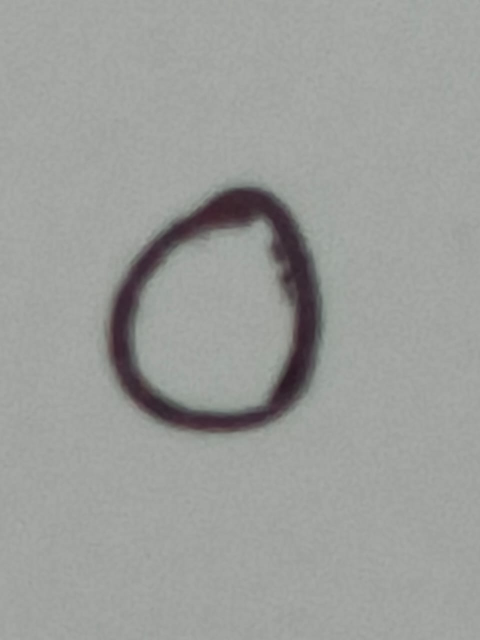
#> input picture 0.jpeg, 960 x 1280 px (shown at 1/2 size)
$ python preprocess_photo.py
#> lines starting #> are read from the running program, lines starting #| are printed output that depends on the picture
### NN.py
import numpy as np
import gzip

class DigitClassifier:
    def __init__(self):
        self.layer1 = np.zeros((784, 1))
        self.layer2 = np.zeros((128, 1))
        self.layer3 = np.zeros((64, 1))
        self.layer4 = np.zeros((10, 1))

        self.w1 = np.random.uniform(-np.sqrt(1/784), np.sqrt(1/784), (128, 784))
        self.w2 = np.random.uniform(-np.sqrt(1/128), np.sqrt(1/128), (64, 128))
        self.w3 = np.random.uniform(-np.sqrt(1/64),  np.sqrt(1/64),  (10, 64))

        self.b1 = np.zeros((128, 1))
        self.b2 = np.zeros((64, 1))
        self.b3 = np.zeros((10, 1))

    def softmax(self, z):
        exp_z = np.exp(z - np.max(z))
        return exp_z / np.sum(exp_z)

    def sigmoid(self, x):
        return 1 / (1 + np.exp(-x))

    def sigmoid_prime(self, z):
        s = self.sigmoid(z)
        return s * (1 - s)

    # [131 lines left out: functions classify, loss, deltas, derivatives, SGD, load_idx_images and 5 more, not called in this run]

# [15 lines that do not run on import are left out]

### preprocess_photo.py
import numpy as np
import matplotlib.pyplot as plt
from PIL import Image
from NN import DigitClassifier
import pickle

path = "7.jpeg"

def preprocess_photo(path):
    # 1. Load grayscale
#> called with path = '0.jpeg'
    img = Image.open(path).convert("L")
    img = np.array(img, dtype=np.float32)
#> img: shape (1280, 960) float32

    # 2. Invert (MNIST style)
    img = 255 - img
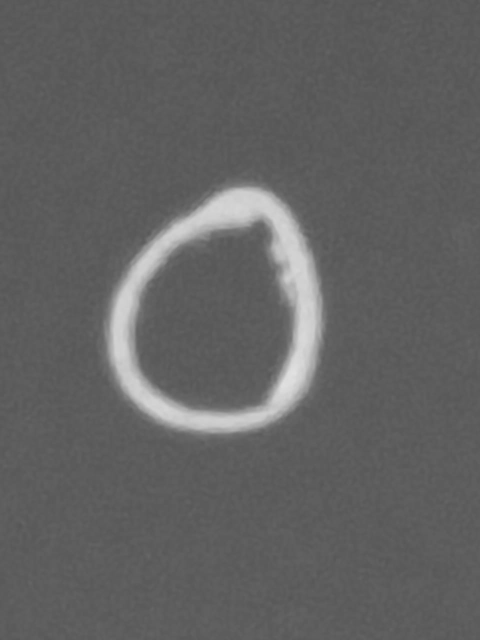
#> img: shape (1280, 960) float32 (shown at 1/2 size); min 83, max 225, mean 98.1
    img /= 255.0

    # 3. Remove background noise
    img[img < 0.4] = 0.0
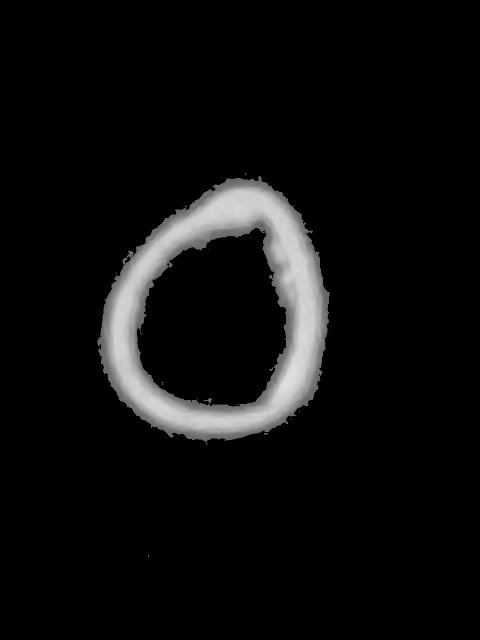
#> img: shape (1280, 960) float32 (shown at 1/2 size); min 0, max 0.882, mean 0.0548

    # 4. Crop bounding box
    coords = np.column_stack(np.where(img > 0))
#> coords = 104782 pairs, first value 346 to 1114, second value 195 to 658
    if coords.size == 0:
        raise ValueError("No digit found")

    y0, x0 = coords.min(axis=0)
#> y0 = 346; x0 = 195
    y1, x1 = coords.max(axis=0)
#> y1 = 1114; x1 = 658
    img = img[y0:y1+1, x0:x1+1]
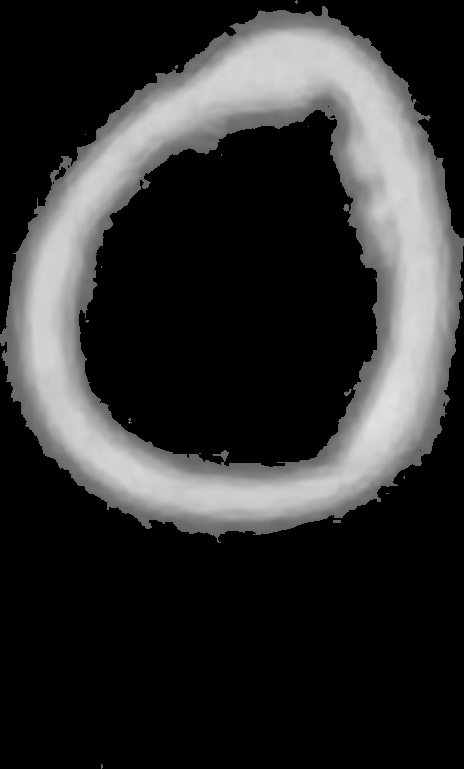
#> img: shape (769, 464) float32; min 0, max 0.882, mean 0.189

    # 5. Resize largest side to 20
    h, w = img.shape
#> h = 769; w = 464
    scale = 20.0 / max(h, w)
#> scale = 0.026
    new_h = int(h * scale)
#> new_h = 20
    new_w = int(w * scale)
#> new_w = 12

    img = Image.fromarray((img * 255).astype(np.uint8))
#> img: PIL image 464x769 L
    img = img.resize((new_w, new_h), Image.Resampling.LANCZOS)
    img = np.array(img, dtype=np.float32) / 255.0

    # 6. Pad to 28×28
    canvas = np.zeros((28, 28))
    y_offset = (28 - new_h) // 2
#> y_offset = 4
    x_offset = (28 - new_w) // 2
#> x_offset = 8
    canvas[y_offset:y_offset+new_h, x_offset:x_offset+new_w] = img
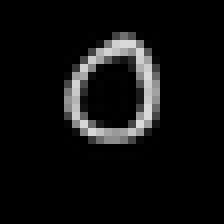
#> canvas: shape (28, 28) float64 (shown 8 times larger); min 0, max 0.855, mean 0.0601

    # 7. Center by center-of-mass
    total = np.sum(canvas)
#> total = 47.1
    if total > 0:
        ys, xs = np.indices(canvas.shape)
        cy = np.sum(ys * canvas) / total
#> cy = 10.73
        cx = np.sum(xs * canvas) / total
#> cx = 14.01
        canvas = np.roll(canvas, int(14 - cy), axis=0)
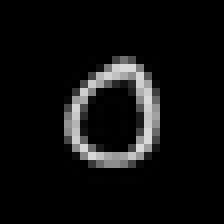
#> canvas: shape (28, 28) float64 (shown 8 times larger); min 0, max 0.855, mean 0.0601
        canvas = np.roll(canvas, int(14 - cx), axis=1)

    return canvas.reshape(784, 1), canvas


if __name__ == "__main__":
    for i in range(0,10):
        path = f"{i}.jpeg"
        x, vis = preprocess_photo(path)
#> x = 784 values, max 0.855 at index 521, min 0 at index 0, mean 0.0601
        x = x.reshape(28, 28)
        x = np.rot90(x, 2)
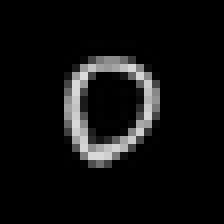
#> x: shape (28, 28) float64 (shown 8 times larger); min 0, max 0.855, mean 0.0601
        x = x.reshape(784, 1)
#> x = 784 values, max 0.855 at index 262, min 0 at index 0, mean 0.0601
        plt.imshow(vis, cmap="gray")
        plt.title("Network input")
        plt.axis("off")
        plt.show()

        net = DigitClassifier()
#> (the run stopped early here; a loop or call above may not have finished)

$ run again, with 3.jpeg copied over 0.jpeg
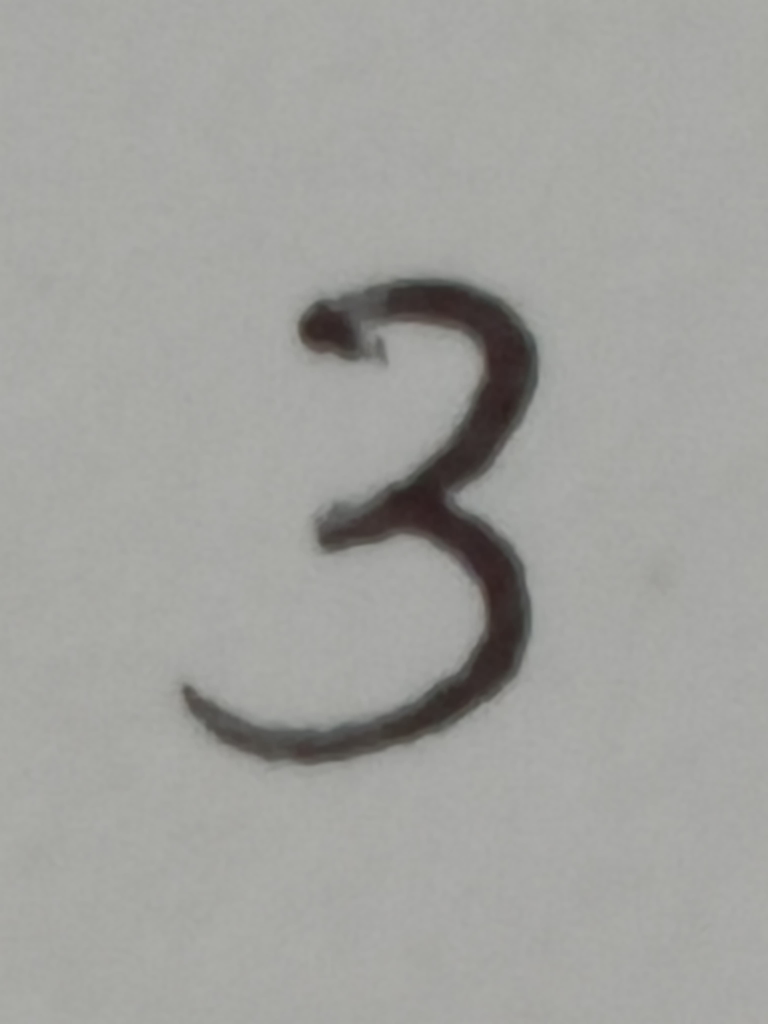
#> input picture 3.jpeg, 3072 x 4096 px (shown at 1/4 size)
#> in preprocess_photo, `img[img < 0.4] = 0.0`:
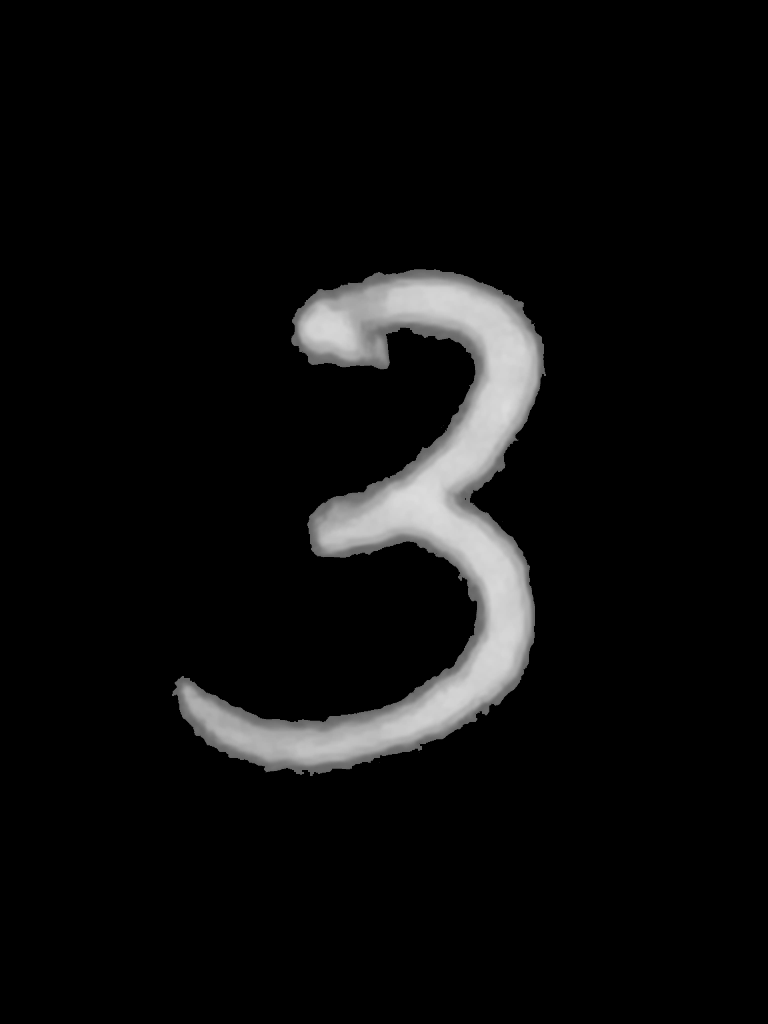
#> img: shape (4096, 3072) float32 (shown at 1/4 size); min 0, max 0.867, mean 0.0532
#> coords = 1014999 pairs, first value 1077 to 3103, second value 688 to 2183
#> y0 = 1077; x0 = 688
#> y1 = 3103; x1 = 2183
#> total = 64.21
#> cy = 13.23
#> cx = 15.74
#> `x, vis = preprocess_photo(path)`: x = 784 values, max 0.894 at index 179, min 0 at index 0, mean 0.0819
#> `x = np.rot90(x, 2)`:
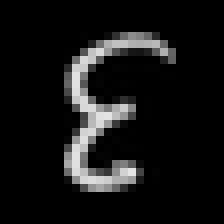
#> x: shape (28, 28) float64 (shown 8 times larger); min 0, max 0.894, mean 0.0819
#> `x = x.reshape(784, 1)`: x = 784 values, max 0.894 at index 604, min 0 at index 0, mean 0.0819

$ run again, with 4.jpeg copied over 0.jpeg
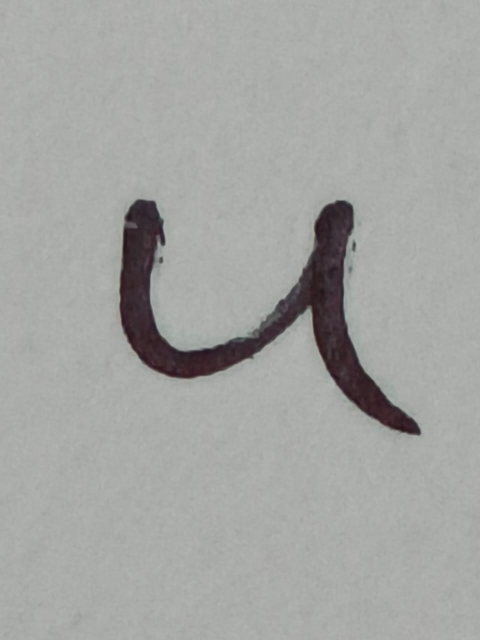
#> input picture 4.jpeg, 960 x 1280 px (shown at 1/2 size)
#> in preprocess_photo, `img[img < 0.4] = 0.0`:
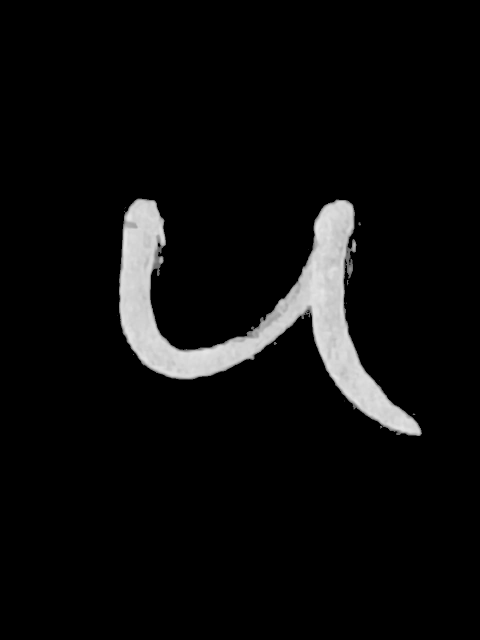
#> img: shape (1280, 960) float32 (shown at 1/2 size); min 0, max 0.918, mean 0.0493
#> coords = 78043 pairs, first value 397 to 871, second value 235 to 843
#> y0 = 397; x0 = 235
#> y1 = 871; x1 = 843
#> total = 65.76
#> cy = 12.75
#> cx = 12.69
#> `x, vis = preprocess_photo(path)`: x = 784 values, max 0.969 at index 553, min 0 at index 0, mean 0.0839
#> `x = np.rot90(x, 2)`:
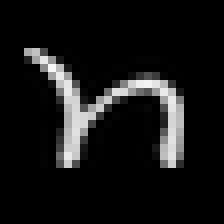
#> x: shape (28, 28) float64 (shown 8 times larger); min 0, max 0.969, mean 0.0839
#> `x = x.reshape(784, 1)`: x = 784 values, max 0.969 at index 230, min 0 at index 0, mean 0.0839
